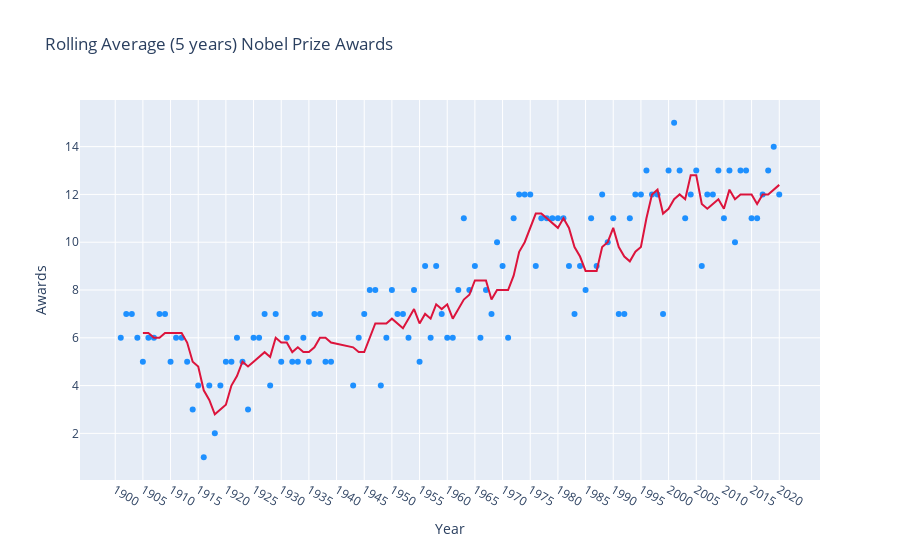

The notebook cell this image was saved under:
### Code cell
fig = px.scatter(x= prizes_yearly_set.index, y=prizes_yearly_set.values, title = 'Rolling Average (5 years) Nobel Prize Awards', labels = ['Year', 'Number of Awards'], hover_name=prizes_yearly_set.index, color_discrete_sequence=['dodgerblue'])

fig.add_trace(go.Scatter(x=prizes_yearly_rolling.index, y=prizes_yearly_rolling.values,
                         mode='lines', line=dict(color='crimson'),
                         name='Rolling Average (5 years)', showlegend=False))
fig.update_layout(xaxis_title = 'Year',
                  yaxis_title = 'Awards')
fig.update_xaxes(tickvals = year_axe)

fig.show()
